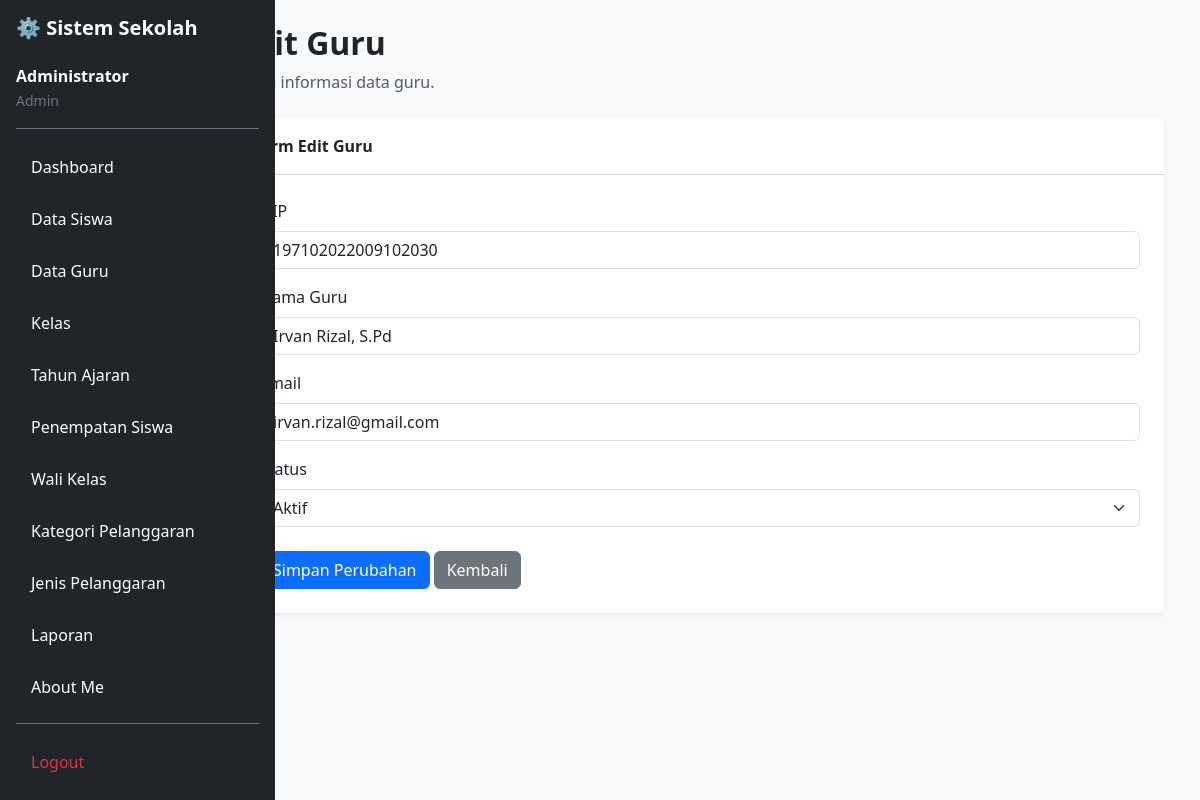
The app's page /edit_guru.php?id=55 (signed in) with its own data.
### tables this page shows
CREATE TABLE `t_guru` (
  `id` int(11) NOT NULL,
  `nip` varchar(18) NOT NULL,
  `nama` varchar(150) DEFAULT NULL,
  `email` varchar(150) NOT NULL,
  `status_aktif` tinyint(1) NOT NULL,
  `user_id` int(11) NOT NULL,
  `created_at` timestamp NOT NULL DEFAULT current_timestamp(),
  `updated_at` timestamp NOT NULL DEFAULT current_timestamp()
);

### edit_guru.php (the view, shortened to what this page needs)
<?php
include 'config/koneksi.php';
$id = (int) ($_GET['id'] ?? 0);
$stmt = mysqli_prepare(
    $koneksi,
    "SELECT id, nip, nama, email, status_aktif
     FROM t_guru
     WHERE id = ?"
);
mysqli_stmt_bind_param($stmt, "i", $id);
mysqli_stmt_execute($stmt);
$result = mysqli_stmt_get_result($stmt);
$guru = mysqli_fetch_assoc($result);
?>
<!DOCTYPE html>
<html lang="id">
<head>
    <link href="https://cdn.jsdelivr.net/npm/bootstrap@5.3.8/dist/css/bootstrap.min.css"
          rel="stylesheet">
</head>
<body class="bg-light">
<div class="d-flex">
    <?php include 'layout/sidebar.php'; ?>
    <main class="col-md-9 col-lg-10 offset-md-3 offset-lg-2 p-4">
        <div class="container-fluid">
            <div class="mb-4">
                <h2 class="fw-bold">Edit Guru</h2>
                <p class="text-muted mb-0">
                    Ubah informasi data guru.
                </p>
            </div>
            <div class="card shadow-sm border-0">
                <div class="card-header bg-white py-3">
                    <strong>Form Edit Guru</strong>
                </div>
                <div class="card-body p-4">
                    <form method="POST"
                          action="edit_guru.php?id=<?= $id ?>">
                        <div class="mb-3">
                            <label class="form-label">NIP</label>
                            <input type="text"
                                   name="nip"
                                   class="form-control"
                                   value="<?= htmlspecialchars($guru['nip'] ?? '') ?>"
                                   required>
                        </div>
                        <div class="mb-3">
                            <label class="form-label">Nama Guru</label>
                            <input type="text"
                                   name="nama"
                                   class="form-control"
                                   value="<?= htmlspecialchars($guru['nama'] ?? '') ?>"
                                   required>
                        </div>
                        <div class="mb-3">
                            <label class="form-label">Email</label>
                            <input type="email"
                                   name="email"
                                   class="form-control"
                                   value="<?= htmlspecialchars($guru['email'] ?? '') ?>"
                                   required>
                        </div>
                        <div class="mb-4">
                            <label class="form-label">Status</label>
                            <select name="status_aktif"
                                    class="form-select"
                                    required>
                                <option value="1"
                                    <?= $guru['status_aktif'] == 1 ? 'selected' : '' ?>>
                                    Aktif
                                </option>
                            </select>
                        </div>
                        <button type="submit" class="btn btn-primary">
                            Simpan Perubahan
                        </button>
                        <a href="data_guru.php" class="btn btn-secondary">
                            Kembali
                        </a>
                    </form>
                </div>
            </div>
        </div>
    </main>
</div>
</body>
</html>

### records on screen
t_guru: nip "197102022009102030", nama "Irvan Rizal, S.Pd", email "irvan.rizal@gmail.com", status_aktif "Aktif"

### other values on screen
$_SESSION['name'] "Administrator"
str_replace('_', ' ', $role) "Admin"
$item[0] "Dashboard"
$item[0] "Data Siswa"
$item[0] "Data Guru"
$item[0] "Kelas"
$item[0] "Tahun Ajaran"
$item[0] "Penempatan Siswa"
$item[0] "Wali Kelas"
$item[0] "Kategori Pelanggaran"
$item[0] "Jenis Pelanggaran"
$item[0] "Laporan"
$item[0] "About Me"
